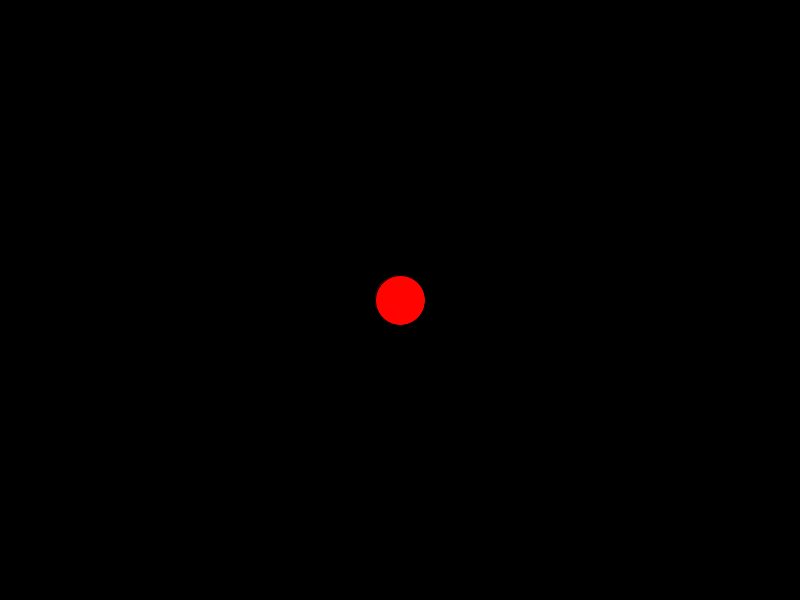
Frame 1 (no input)
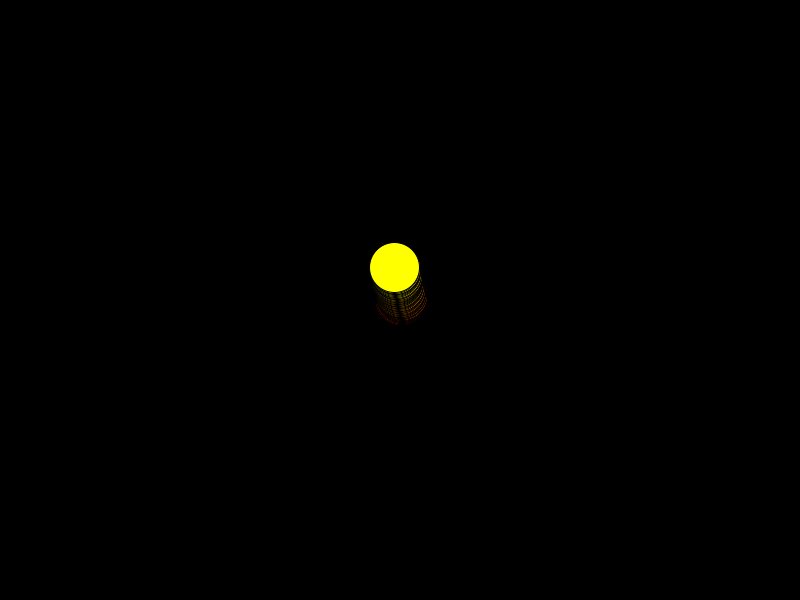
Frame 60 (the mouse pressed at the canvas centre just before this capture)
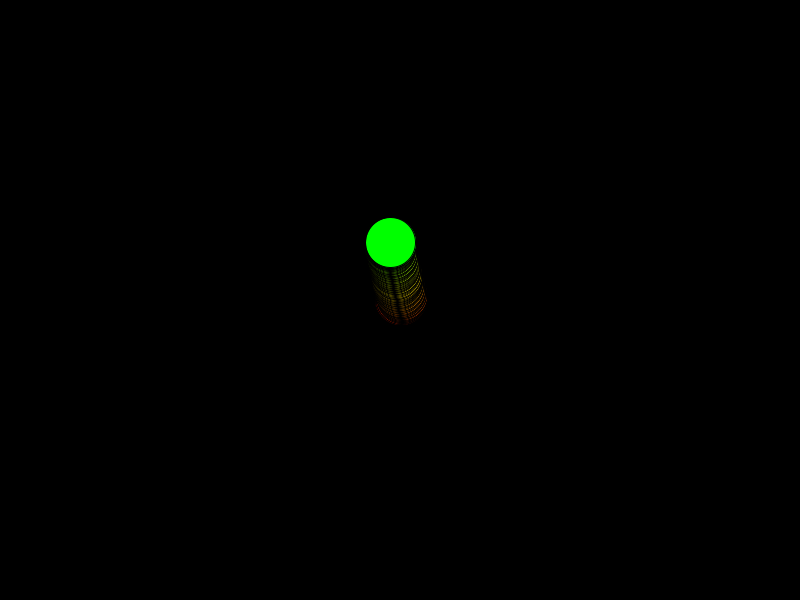
Frame 120 (the mouse held since frame 60 and released just before this capture)

The Processing sketch that drew these frames (run headless with seeded random() and noise(); from frame 60 on, the mouse is pressed at the canvas centre):

// Processing sketch: wanderer_11_18_14
// ── wanderer_11_18_14.pde
PVector loc, V, A;
float sz;

void setup(){
  background(0);
  size(800,600);
  colorMode(HSB, 360, 100, 100, 100);
  loc = new PVector(width/2, height/2);
  V = new PVector(0,0);
  A = new PVector(.1, .1); 
  sz = 50;
}

void draw() {
  V.add(A);
  loc.add(V);
  
  fill(frameCount%360,100,100);
  ellipse(loc.x, loc.y, sz, sz);
  
  if(loc.x + sz/2 < 0) {
    loc.x = width + sz/2;
  }
  if(loc.x - sz/2 > width) {
    loc.x = -sz/2;
  }
  if(loc.y + sz/2 < 0) {
    loc.y = height + sz/2;
  }
  if(loc.y - sz/2 > height) {
    loc.y = -sz/2;
  }
  A = new PVector(random(-.1, .1),random(-.1, .1));
}
